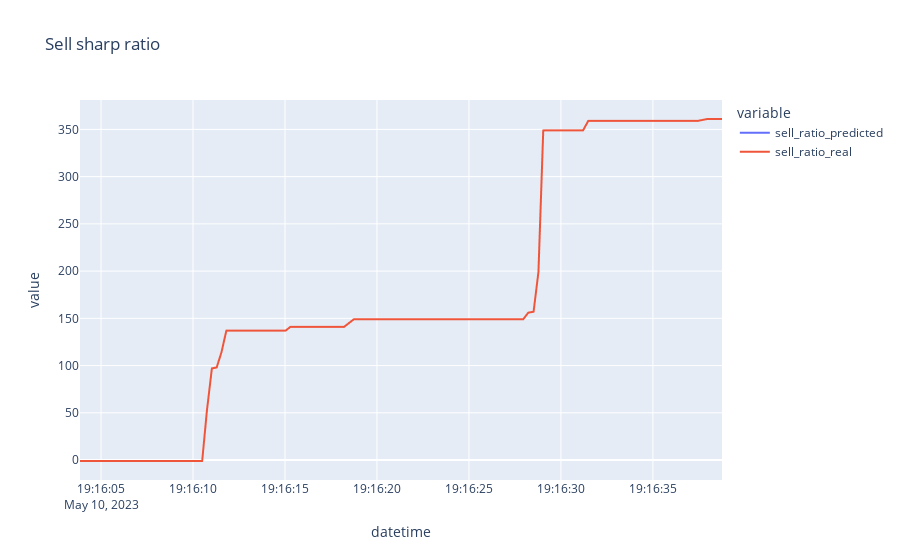

Notebook cell for this chart:
### Code cell
px.line(sharp_ratio_df[["sell_ratio_predicted", "sell_ratio_real"]], title="Sell sharp ratio")

### Figure 1 — Plotly figure (JSON) as saved in the notebook; plotly's stock layout.template omitted (floating-point values rounded to 4 significant figures; data arrays with more than 128 entries replaced by an {"elided": "..."} marker saying what was removed)
{"data": [{"hovertemplate": "variable=sell_ratio_predicted<br>datetime=%{x}<br>value=%{y}<extra></extra>", "legendgroup": "sell_ratio_predicted", "line": {"color": "#636efa", "dash": "solid"}, "marker": {"symbol": "circle"}, "mode": "lines", "name": "sell_ratio_predicted", "showlegend": true, "type": "scattergl", "x": {"elided": "1000 str values"}, "xaxis": "x", "y": {"elided": "1000 null values"}, "yaxis": "y"}, {"hovertemplate": "variable=sell_ratio_real<br>datetime=%{x}<br>value=%{y}<extra></extra>", "legendgroup": "sell_ratio_real", "line": {"color": "#EF553B", "dash": "solid"}, "marker": {"symbol": "circle"}, "mode": "lines", "name": "sell_ratio_real", "showlegend": true, "type": "scattergl", "x": {"elided": "1000 str values"}, "xaxis": "x", "y": {"elided": "1000 float values"}, "yaxis": "y"}], "layout": {"legend": {"title": {"text": "variable"}, "tracegroupgap": 0}, "title": {"text": "Sell sharp ratio"}, "xaxis": {"anchor": "y", "domain": [0, 1], "title": {"text": "datetime"}}, "yaxis": {"anchor": "x", "domain": [0, 1], "title": {"text": "value"}}}}
